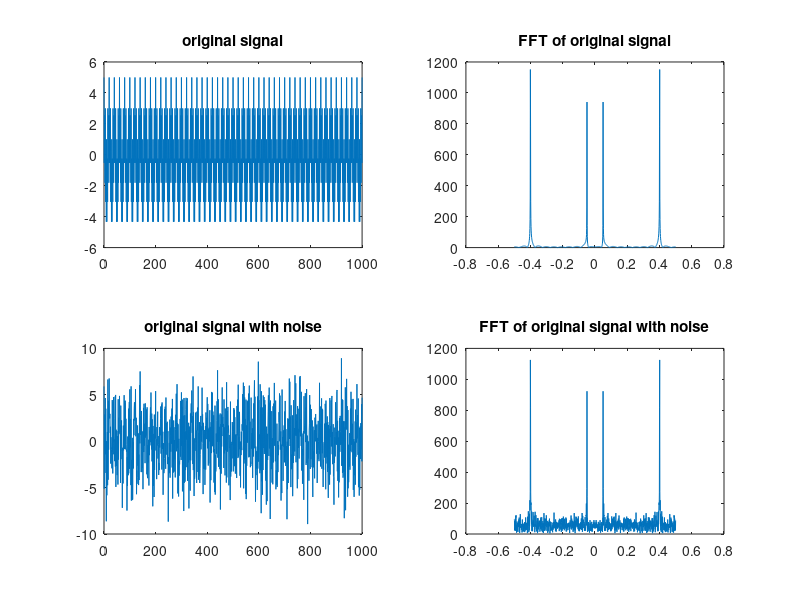
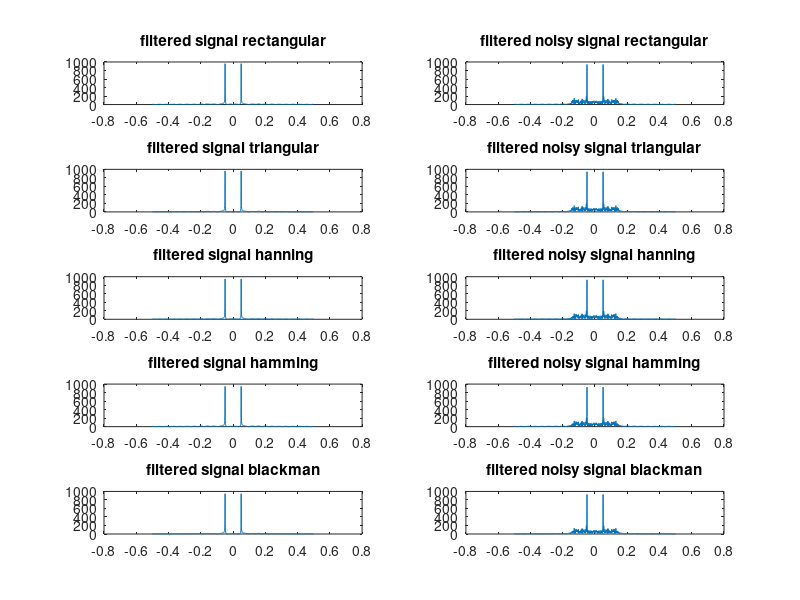

Reproduce these figures in MATLAB, in order.


t = 0: 1 : 1000;
x = 2*cos(0.1*pi*t) + 3*cos(0.8*pi*t);
noise = 2*randn(1,length(x));
x_noise = x + noise;

figure;
subplot(2,2,1);
plot(t,x);
title('original signal');

x1 = fftshift(abs(fft(x,1024)));
f = -1/2:1/1023:1/2;
subplot(2,2,2);
plot(f,x1);
title('FFT of original signal');

subplot(2,2,3);
plot(t,x_noise);
title('original signal with noise');

x1_noise = fftshift(abs(fft(x_noise,1024)));
f = -1/2:1/1023:1/2;
subplot(2,2,4);
plot(f,x1_noise);
title('FFT of original signal with noise');


% plotting outputs
figure;
N = 65;
k = (N-1)/2;
p = linspace(-k,k,N);
omega = pi*0.3;
hd = sin(omega*(p))./(pi*(p));
hd(k+1) = omega/pi;

rectwind = 0:N-1;
rectwind = rectwind*0+1;
trangwind = 2-2*(0:N-1)/(N-1);
p = 0:N-1;
hanningwind1 = 0.5 -0.5*cos(2*pi*p/(N-1));
hanningwind2 = 0.54 -0.46*cos(2*pi*p/(N-1));
blackmanwind = 0.42 - 0.5*cos(2*pi*p/(N-1)) + 0.08*cos(4*pi*p/(N-1));

hn_rect = hd.*rectwind;
hn_triang = hd.*trangwind;
hn_hanning1 = hd.*hanningwind1;
hn_hanning2 = hd.*hanningwind2;
hn_blackmanwind = hd.*blackmanwind;


% rectangular
y = filtfilt(hn_rect,1,x);
y1 = fftshift(abs(fft(y,1024)));
f = -1/2:1/1023:1/2;
subplot(5,2,1);
plot(f,y1);
title('filtered signal rectangular');

y_noise = filtfilt(hn_rect,1,x_noise);
y1_noise = fftshift(abs(fft(y_noise,1024)));
f = -1/2:1/1023:1/2;
subplot(5,2,2);
plot(f,y1_noise);
title('filtered noisy signal rectangular');
% snr(y1_noise);


% triangular
y = filtfilt(hn_triang,1,x);
y1 = fftshift(abs(fft(y,1024)));
f = -1/2:1/1023:1/2;
subplot(5,2,3);
plot(f,y1);
title('filtered signal triangular');

y_noise = filtfilt(hn_triang,1,x_noise);
y1_noise = fftshift(abs(fft(y_noise,1024)));
f = -1/2:1/1023:1/2;
subplot(5,2,4);
plot(f,y1_noise);
title('filtered noisy signal triangular');
% snr(y1_noise);


% hanning
y = filtfilt(hn_hanning1,1,x);
y1 = fftshift(abs(fft(y,1024)));
f = -1/2:1/1023:1/2;
subplot(5,2,5);
plot(f,y1);
title('filtered signal hanning');

y_noise = filtfilt(hn_hanning1,1,x_noise);
y1_noise = fftshift(abs(fft(y_noise,1024)));
f = -1/2:1/1023:1/2;
subplot(5,2,6);
plot(f,y1_noise);
title('filtered noisy signal hanning');
% snr(y1_noise);


% hamming
y = filtfilt(hn_hanning2,1,x);
y1 = fftshift(abs(fft(y,1024)));
f = -1/2:1/1023:1/2;
subplot(5,2,7);
plot(f,y1);
title('filtered signal hamming');

y_noise = filtfilt(hn_hanning2,1,x_noise);
y1_noise = fftshift(abs(fft(y_noise,1024)));
f = -1/2:1/1023:1/2;
subplot(5,2,8);
plot(f,y1_noise);
title('filtered noisy signal hamming');
% snr(y1_noise);


% blackman
y = filtfilt(hn_hanning2,1,x);
y1 = fftshift(abs(fft(y,1024)));
f = -1/2:1/1023:1/2;
subplot(5,2,9);
plot(f,y1);
title('filtered signal blackman');

y_noise = filtfilt(hn_hanning2,1,x_noise);
y1_noise = fftshift(abs(fft(y_noise,1024)));
f = -1/2:1/1023:1/2;
subplot(5,2,10);
plot(f,y1_noise);
title('filtered noisy signal blackman');
% snr(y1_noise);

